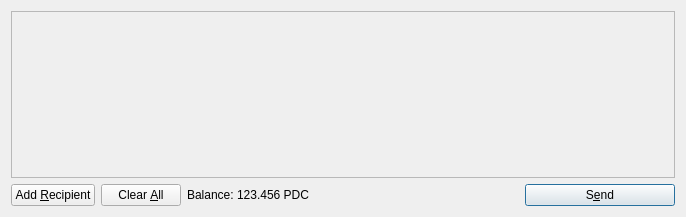
<?xml version="1.0" encoding="UTF-8"?>
<ui version="4.0">
 <class>SendCoinsDialog</class>
 <widget class="QDialog" name="SendCoinsDialog">
  <property name="geometry">
   <rect>
    <x>0</x>
    <y>0</y>
    <width>686</width>
    <height>217</height>
   </rect>
  </property>
  <property name="windowTitle">
   <string>Send Coins</string>
  </property>
  <layout class="QVBoxLayout" name="verticalLayout">
   <item>
    <widget class="QScrollArea" name="scrollArea">
     <property name="widgetResizable">
      <bool>true</bool>
     </property>
     <widget class="QWidget" name="scrollAreaWidgetContents">
      <property name="geometry">
       <rect>
        <x>0</x>
        <y>0</y>
        <width>666</width>
        <height>165</height>
       </rect>
      </property>
      <layout class="QVBoxLayout" name="verticalLayout_2">
       <property name="margin">
        <number>0</number>
       </property>
       <item>
        <layout class="QVBoxLayout" name="entries">
         <property name="spacing">
          <number>6</number>
         </property>
        </layout>
       </item>
       <item>
        <spacer name="verticalSpacer">
         <property name="orientation">
          <enum>Qt::Vertical</enum>
         </property>
         <property name="sizeHint" stdset="0">
          <size>
           <width>20</width>
           <height>40</height>
          </size>
         </property>
        </spacer>
       </item>
      </layout>
     </widget>
    </widget>
   </item>
   <item>
    <layout class="QHBoxLayout" name="horizontalLayout">
     <item>
      <widget class="QPushButton" name="addButton">
       <property name="toolTip">
        <string>Send to multiple recipients at once</string>
       </property>
       <property name="text">
        <string>Add &amp;Recipient</string>
       </property>
       <property name="icon">
        <iconset resource="../bitcoin.qrc">
         <normaloff>:/icons/add</normaloff>:/icons/add</iconset>
       </property>
       <property name="autoDefault">
        <bool>false</bool>
       </property>
      </widget>
     </item>
     <item>
      <widget class="QPushButton" name="clearButton">
       <property name="sizePolicy">
        <sizepolicy hsizetype="Minimum" vsizetype="Fixed">
         <horstretch>0</horstretch>
         <verstretch>0</verstretch>
        </sizepolicy>
       </property>
       <property name="toolTip">
        <string>Remove all transaction fields</string>
       </property>
       <property name="text">
        <string>Clear &amp;All</string>
       </property>
       <property name="icon">
        <iconset resource="../bitcoin.qrc">
         <normaloff>:/icons/remove</normaloff>:/icons/remove</iconset>
       </property>
       <property name="autoRepeatDelay">
        <number>300</number>
       </property>
       <property name="autoDefault">
        <bool>false</bool>
       </property>
      </widget>
     </item>
     <item>
      <layout class="QHBoxLayout" name="horizontalLayout_2">
       <property name="spacing">
        <number>3</number>
       </property>
       <item>
        <widget class="QLabel" name="label">
         <property name="text">
          <string>Balance:</string>
         </property>
        </widget>
       </item>
       <item>
        <widget class="QLabel" name="labelBalance">
         <property name="cursor">
          <cursorShape>IBeamCursor</cursorShape>
         </property>
         <property name="text">
          <string>123.456 PDC</string>
         </property>
         <property name="textInteractionFlags">
          <set>Qt::LinksAccessibleByMouse|Qt::TextSelectableByKeyboard|Qt::TextSelectableByMouse</set>
         </property>
        </widget>
       </item>
      </layout>
     </item>
     <item>
      <spacer name="horizontalSpacer">
       <property name="orientation">
        <enum>Qt::Horizontal</enum>
       </property>
       <property name="sizeHint" stdset="0">
        <size>
         <width>40</width>
         <height>20</height>
        </size>
       </property>
      </spacer>
     </item>
     <item>
      <widget class="QPushButton" name="sendButton">
       <property name="minimumSize">
        <size>
         <width>150</width>
         <height>0</height>
        </size>
       </property>
       <property name="toolTip">
        <string>Confirm the send action</string>
       </property>
       <property name="text">
        <string>S&amp;end</string>
       </property>
       <property name="icon">
        <iconset resource="../bitcoin.qrc">
         <normaloff>:/icons/send</normaloff>:/icons/send</iconset>
       </property>
       <property name="default">
        <bool>true</bool>
       </property>
      </widget>
     </item>
    </layout>
   </item>
  </layout>
 </widget>
 <resources>
  <include location="../bitcoin.qrc"/>
 </resources>
 <connections/>
</ui>
